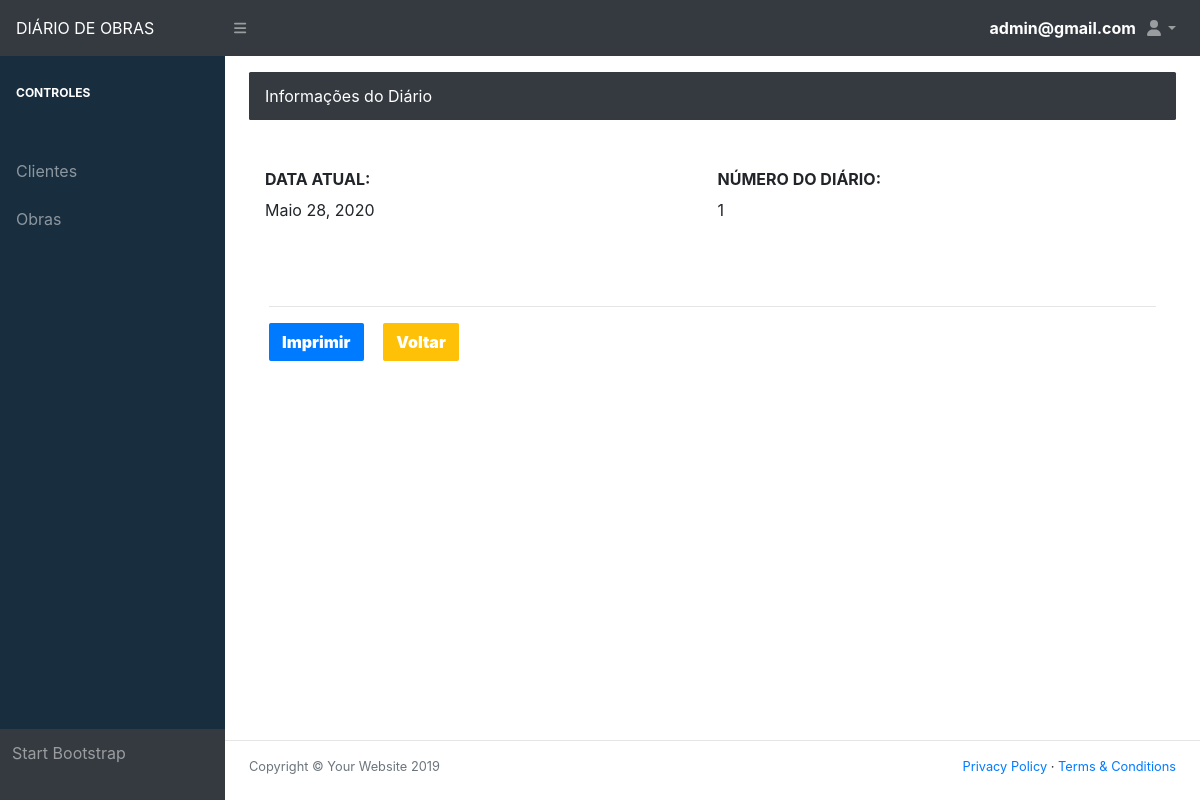
The page /show_diary_information/1 (signed in) on the database its author committed.
### Diary/models.py (models this page shows)
class Access(AbstractBaseUser, PermissionsMixin):
    objects = User_manager()
    email = models.EmailField('Email', unique=True)
    user_type = models.CharField('Tipo', max_length=50)
    USERNAME_FIELD = 'email'
    REQUIRED_FIELDS = ['user_type']
    def __str__(self):
        return self.email

class Diary(models.Model):
    diary_date_day = models.DateField('Data do atual')
    diary_construction = models.ForeignKey(Construction, on_delete=models.CASCADE)

### Diary/views/diary/show_diary_information.py (the view)
# urls.py: path('show_diary_information/<id_diary>', Show_diary_information, name="show_diary_information"),
@login_required(login_url='login')
def Show_diary_information(request, id_diary):
    diary = Diary.objects.get(id=id_diary)
    obj_diary = Diary.objects.get(id=id_diary)
    construction = obj_diary.diary_construction_id
    return render(request, 'Diary/diary/show_diary_information.html', locals())

### templates/Diary/diary/show_diary_information.html (shortened to what this page needs)
{% extends 'Diary/home/base.html' %}
{% load static %}
{% block conteudo %}
    <main>
        <div class="container-fluid">
            <ol class="breadcrumb mb-4">
                <li class="breadcrumb-item active">Informações do Diário</li>
            </ol>
            <div class="modal-body">
                      <div class="form-row">
                            <div class="form-group col-md-6">
                              <label class="col-form-label" for="diarioDtAtual">DATA ATUAL:</label>
                              <p type="date" id="diarioDtAtual">{{ diary.diary_date_day }}</p>
                            </div>
                            <div class="form-group col-md-6">
                              <label class="col-form-label" for="diarioNumDiario">NÚMERO DO DIÁRIO:</label>
                              <p type="date" id="diarioDtAtual">{{ diary.id }}</p>
                            </div>
                      </div>
            </div>
            <div class="card-body"><hr>
                 <a class="btn btn-primary mr-3" href="#">Imprimir</a>
                 <a class="btn btn-warning mr-3" href="{% url 'register_diary' construction %}">Voltar</a>
            </div>
        </div>
    </main>
{% endblock %}

### templates/Diary/home/base.html (shortened to what this page needs)
<!DOCTYPE html>
{% load static %}
<html lang="pt-br">
    <head>
        <link href="{% static 'diary/css/styles.css' %}" rel="stylesheet" />
        <link href="{% static 'diary/css/dataTables.bootstrap4.min.css' %}" rel="stylesheet" />
    </head>
    <body class="sb-nav-fixed">
        <nav class="sb-topnav navbar navbar-expand navbar-dark bg-dark">
            <a class="navbar-brand" href="{% url 'home_page' %}">DIÁRIO DE OBRAS</a> <button class="btn btn-link btn-sm order-1 order-lg-0" id="sidebarToggle" href="#"><i class="fas fa-bars"></i></button>
            <strong style="color: white">{{ request.user }}</strong>
            <ul class="navbar-nav ml-auto ml-md-0">
                <li class="nav-item dropdown">
                    <a class="nav-link dropdown-toggle" id="userDropdown" href="#" role="button" data-toggle="dropdown" aria-haspopup="true" aria-expanded="false"><i class="fas fa-user fa-fw"></i></a>
                </li>
            </ul>
        </nav>
        <div id="layoutSidenav">
            <div id="layoutSidenav_nav">
                <nav class="sb-sidenav accordion sb-sidenav-dark" id="sidenavAccordion">
                    <div class="sb-sidenav-menu">
                        <div class="nav">
                              <div class="sb-sidenav-menu-heading">CONTROLES</div><hr>
                              <li class="nav-item">
                                <a class="nav-link" href="{% url 'show_customer' %}">
                                  <span>Clientes</span></a>
                              </li>
                              <li class="nav-item">
                                <a class="nav-link" href="{% url 'show_constructions' %}">
                                  <span>Obras</span></a>
                              </li>
                        </div>
                    </div>
                    <div class="sb-sidenav-footer">
                        Start Bootstrap
                    </div>
                </nav>
            </div>
            <div id="layoutSidenav_content">
                {% block conteudo %}{% endblock %}
                <footer class="bg-transparent mt-auto"><hr>
                    <div class="container-fluid">
                        <div class="d-flex align-items-center justify-content-between small">
                            <div class="text-muted">Copyright &copy; Your Website 2019</div>
                            <div>
                                <a href="#">Privacy Policy</a>
                                &middot;
                                <a href="#">Terms &amp; Conditions</a>
                            </div>
                        </div>
                    </div>
                </footer>
            </div>
        </div>
    </body>
</html>

### rows shown on the page
Access: user "admin@gmail.com"
Diary: diary_date_day "Maio 28, 2020", id "1"
